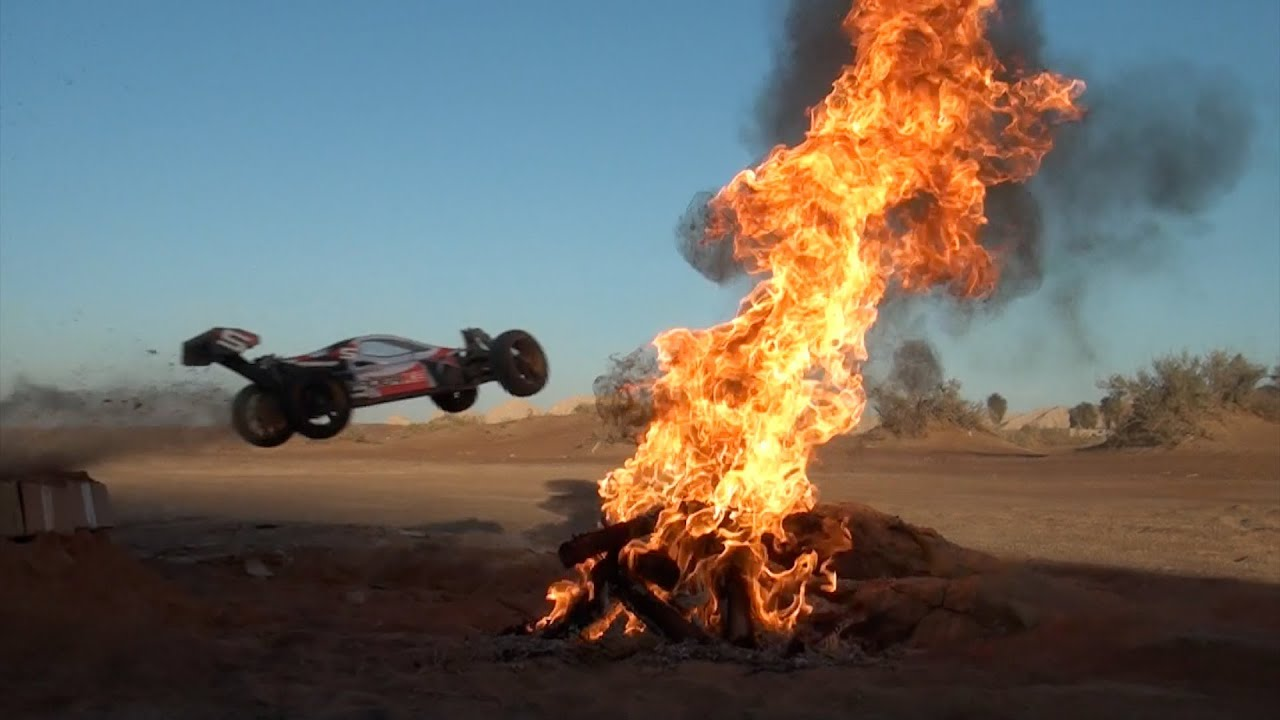
#> input picture Img/fire.jpeg, 1280 x 720 px
$ python img.py
#> lines starting #> are read from the running program, lines starting #| are printed output that depends on the picture; after the words box and inside, x2 and y2 are one past the last pixel; in counts of white or black regions, pixels touching at a corner belong together
# https://analityk.edu.pl/python-numpy/
#
# > pip install numpy
# > pip install scikit-image
# > pip install matplotlib

import numpy as np
from skimage import io
import matplotlib.pyplot as plt

pic = np.array(io.imread('fire.jpeg'))
#> pic is the input picture: shape (720, 1280, 3); mean R, G, B 108.2, 103.9, 97.2
# pic = [0..720][0..1200][230,132,120] (height, width, R,G,B)
plt.imshow(pic)
plt.show()

# flip vertically
plt.imshow(pic[::-1]) # height reversed
plt.show()

# flip horiozpntally
plt.imshow(pic[:,::-1]) # width reversed
plt.show()
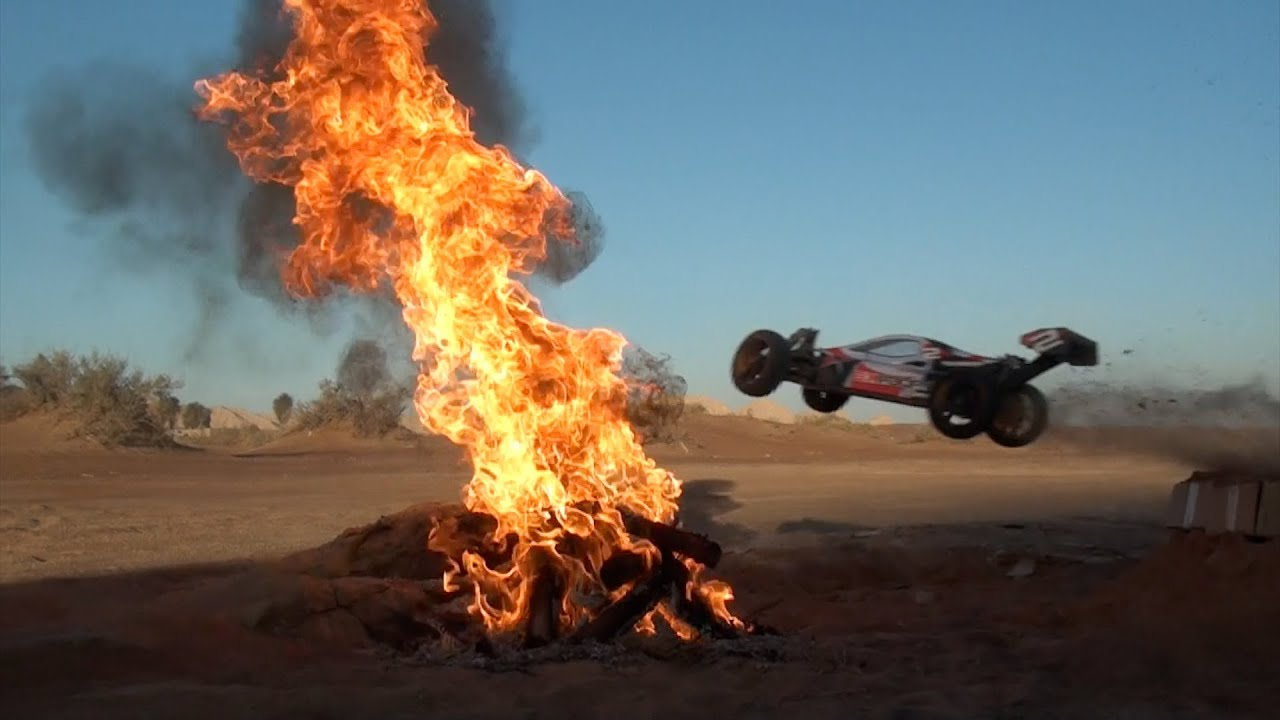
#> shown: shape (720, 1280, 3); mean R, G, B 108.2, 103.9, 97.2

# flip both = rotate 180
plt.imshow(pic[::-1,::-1]) # height/width reversed
plt.show()
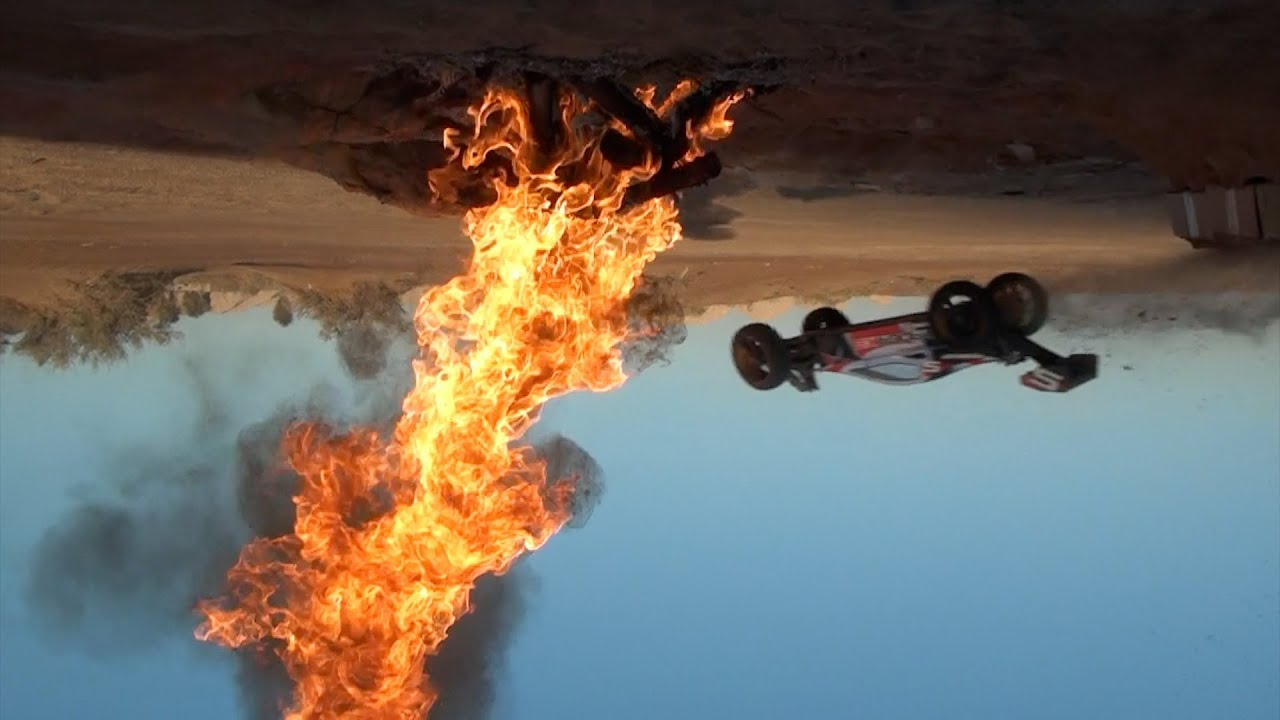
#> shown: shape (720, 1280, 3); mean R, G, B 108.2, 103.9, 97.2

# resize height
plt.imshow(pic[:,::2])
plt.show()
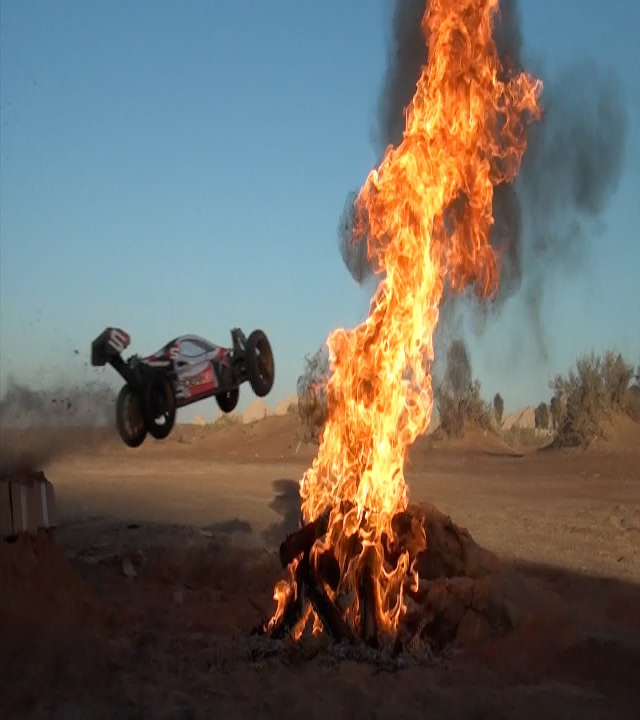
#> shown: shape (720, 640, 3); mean R, G, B 108.2, 103.8, 97.2

# show part
plt.imshow(pic[300:450, 150:600])
plt.show()
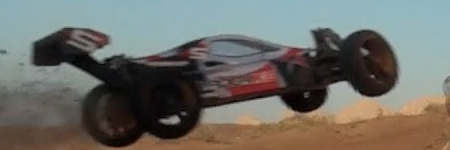
#> shown: shape (150, 450, 3); mean R, G, B 109.9, 109, 103.1

# colors change
plt.imshow(pic + 100)
plt.show()
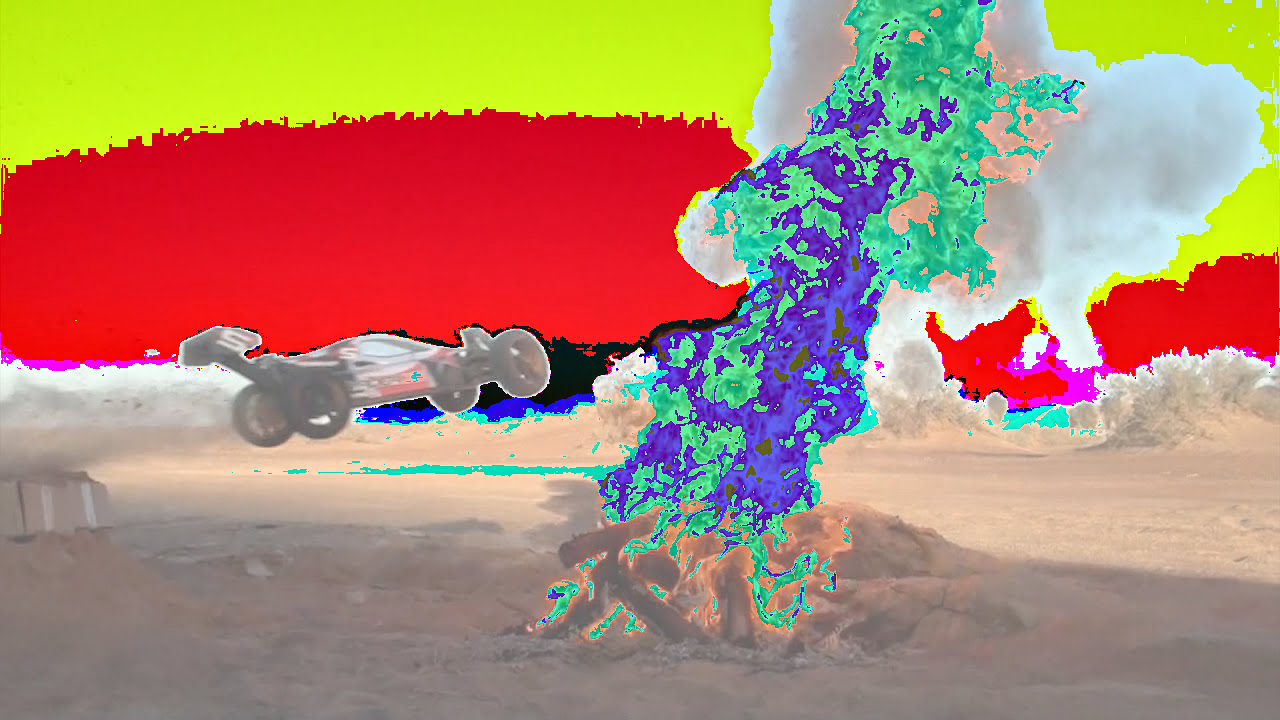
#> shown: shape (720, 1280, 3); mean R, G, B 173.5, 138.7, 112

# colors selection - show high Red
pic = np.array(io.imread('fire.jpeg'))
# -- destructive process require reloading
mask = pic[:,:,0] < 200  # all colors with Low Red
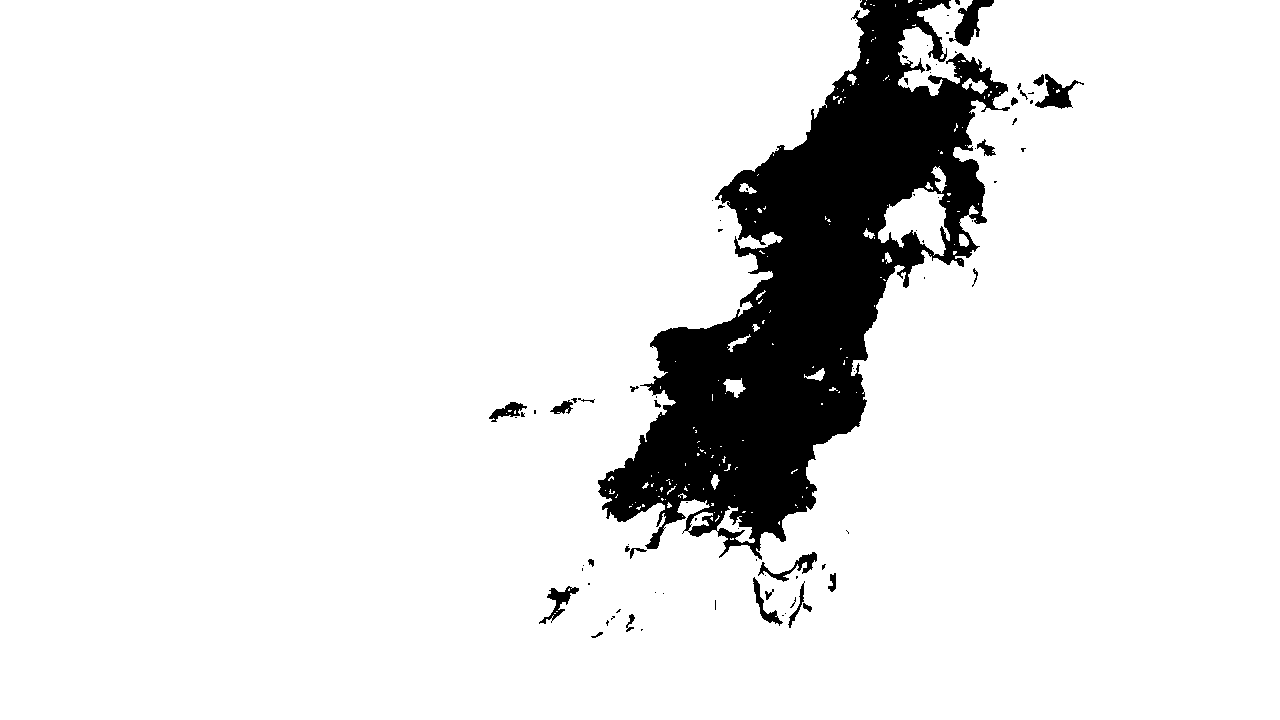
#> mask: shape (720, 1280) bool; 90.2% white; 86 black regions (60 under 20 px), largest, box (x1, y1, x2, y2) and area: (598, 0, 1010, 560) 85675, (949, 0, 994, 46) 832, (1035, 74, 1084, 109) 677
pic[mask] == 255 # Low Red reset to 255 (white)
plt.imshow(pic)
plt.show()
